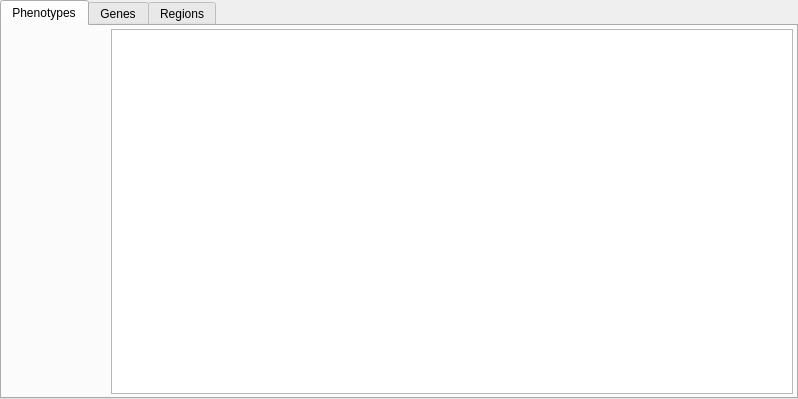
<?xml version="1.0" encoding="UTF-8"?>
<ui version="4.0">
 <class>PhenotoRoiDialog</class>
 <widget class="QDialog" name="PhenotoRoiDialog">
  <property name="geometry">
   <rect>
    <x>0</x>
    <y>0</y>
    <width>798</width>
    <height>399</height>
   </rect>
  </property>
  <property name="windowTitle">
   <string>Phenotypes &gt; Genes &gt; Regions</string>
  </property>
  <layout class="QGridLayout" name="gridLayout">
   <property name="leftMargin">
    <number>0</number>
   </property>
   <property name="topMargin">
    <number>0</number>
   </property>
   <property name="rightMargin">
    <number>0</number>
   </property>
   <property name="bottomMargin">
    <number>0</number>
   </property>
   <property name="spacing">
    <number>3</number>
   </property>
   <item row="0" column="0">
    <widget class="QTabWidget" name="tabWidget">
     <property name="currentIndex">
      <number>0</number>
     </property>
     <widget class="QWidget" name="tab_p">
      <attribute name="title">
       <string>Phenotypes</string>
      </attribute>
      <layout class="QHBoxLayout" name="horizontalLayout_2">
       <property name="leftMargin">
        <number>3</number>
       </property>
       <property name="topMargin">
        <number>3</number>
       </property>
       <property name="rightMargin">
        <number>3</number>
       </property>
       <property name="bottomMargin">
        <number>3</number>
       </property>
       <item>
        <widget class="PhenotypeSelector" name="pheno_sel" native="true">
         <property name="minimumSize">
          <size>
           <width>100</width>
           <height>0</height>
          </size>
         </property>
        </widget>
       </item>
       <item>
        <widget class="QListWidget" name="pheno"/>
       </item>
      </layout>
     </widget>
     <widget class="QWidget" name="tab_g">
      <attribute name="title">
       <string>Genes</string>
      </attribute>
      <layout class="QVBoxLayout" name="verticalLayout">
       <property name="leftMargin">
        <number>3</number>
       </property>
       <property name="topMargin">
        <number>3</number>
       </property>
       <property name="rightMargin">
        <number>3</number>
       </property>
       <property name="bottomMargin">
        <number>3</number>
       </property>
       <item>
        <widget class="QTextEdit" name="genes">
         <property name="frameShape">
          <enum>QFrame::NoFrame</enum>
         </property>
         <property name="readOnly">
          <bool>true</bool>
         </property>
        </widget>
       </item>
      </layout>
     </widget>
     <widget class="QWidget" name="tab_r">
      <attribute name="title">
       <string>Regions</string>
      </attribute>
      <layout class="QVBoxLayout" name="verticalLayout_2">
       <property name="leftMargin">
        <number>3</number>
       </property>
       <property name="topMargin">
        <number>3</number>
       </property>
       <property name="rightMargin">
        <number>3</number>
       </property>
       <property name="bottomMargin">
        <number>3</number>
       </property>
       <item>
        <widget class="QTextEdit" name="regions">
         <property name="frameShape">
          <enum>QFrame::NoFrame</enum>
         </property>
         <property name="readOnly">
          <bool>true</bool>
         </property>
        </widget>
       </item>
      </layout>
     </widget>
    </widget>
   </item>
  </layout>
 </widget>
 <customwidgets>
  <customwidget>
   <class>PhenotypeSelector</class>
   <extends>QWidget</extends>
   <header>PhenotypeSelector.h</header>
   <container>1</container>
  </customwidget>
 </customwidgets>
 <resources/>
 <connections/>
</ui>
